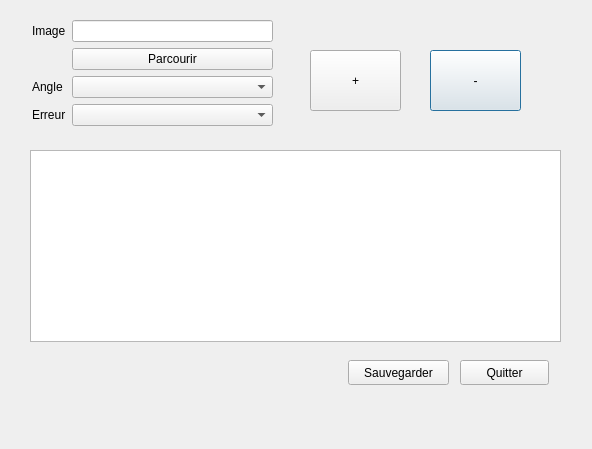
<?xml version="1.0" encoding="UTF-8"?>
<ui version="4.0">
 <class>ConfMIlleFeuille</class>
 <widget class="QDialog" name="ConfMIlleFeuille">
  <property name="geometry">
   <rect>
    <x>0</x>
    <y>0</y>
    <width>592</width>
    <height>449</height>
   </rect>
  </property>
  <property name="windowTitle">
   <string>Dialog</string>
  </property>
  <widget class="QTableView" name="table">
   <property name="geometry">
    <rect>
     <x>30</x>
     <y>150</y>
     <width>531</width>
     <height>192</height>
    </rect>
   </property>
  </widget>
  <widget class="QPushButton" name="btnSupprimer">
   <property name="geometry">
    <rect>
     <x>430</x>
     <y>50</y>
     <width>91</width>
     <height>61</height>
    </rect>
   </property>
   <property name="text">
    <string>-</string>
   </property>
  </widget>
  <widget class="QWidget" name="formLayoutWidget">
   <property name="geometry">
    <rect>
     <x>32</x>
     <y>20</y>
     <width>241</width>
     <height>120</height>
    </rect>
   </property>
   <layout class="QFormLayout" name="formLayout">
    <item row="0" column="0">
     <widget class="QLabel" name="imageLabel">
      <property name="text">
       <string>Image</string>
      </property>
     </widget>
    </item>
    <item row="0" column="1">
     <widget class="QLineEdit" name="txtImagePath"/>
    </item>
    <item row="1" column="1">
     <widget class="QPushButton" name="txtBtnParcourir">
      <property name="text">
       <string>Parcourir</string>
      </property>
     </widget>
    </item>
    <item row="2" column="0">
     <widget class="QLabel" name="angleLabel">
      <property name="text">
       <string>Angle</string>
      </property>
     </widget>
    </item>
    <item row="2" column="1">
     <widget class="QComboBox" name="cbAngle"/>
    </item>
    <item row="3" column="0">
     <widget class="QLabel" name="erreurLabel">
      <property name="text">
       <string>Erreur</string>
      </property>
     </widget>
    </item>
    <item row="3" column="1">
     <widget class="QComboBox" name="cbError"/>
    </item>
   </layout>
  </widget>
  <widget class="QPushButton" name="btnSauvegarder">
   <property name="geometry">
    <rect>
     <x>348</x>
     <y>360</y>
     <width>101</width>
     <height>25</height>
    </rect>
   </property>
   <property name="text">
    <string>Sauvegarder</string>
   </property>
  </widget>
  <widget class="QPushButton" name="btnQuitter">
   <property name="geometry">
    <rect>
     <x>460</x>
     <y>360</y>
     <width>89</width>
     <height>25</height>
    </rect>
   </property>
   <property name="text">
    <string>Quitter</string>
   </property>
  </widget>
  <widget class="QPushButton" name="btnAjouter">
   <property name="geometry">
    <rect>
     <x>310</x>
     <y>50</y>
     <width>91</width>
     <height>61</height>
    </rect>
   </property>
   <property name="text">
    <string>+</string>
   </property>
  </widget>
 </widget>
 <resources/>
 <connections/>
</ui>
